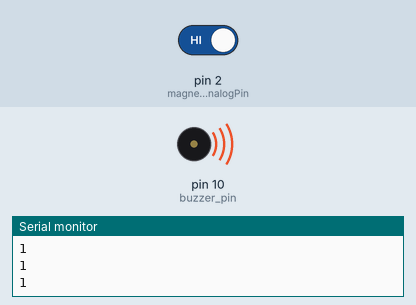
This sketch was run on a simulated Arduino Uno, built with avr-gcc and run on an emulated ATmega328P. On the bench: buzzer (waves = sounding), the last lines printed to the serial monitor. The inputs (shaded band) are chosen by the test bench; at power-on: pin 2 (magneticSensorAnalogPin) HIGH.

Above: at 4.8 s.
4.9 s: pin 2 (magneticSensorAnalogPin) driven LOW
At 5.3 s:
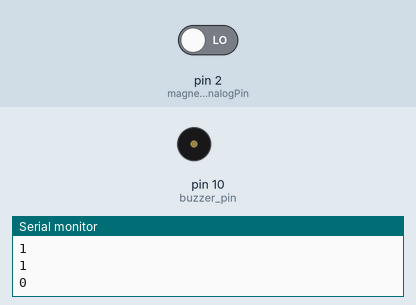
6.5 s: pin 2 (magneticSensorAnalogPin) driven HIGH
At 9.7 s:
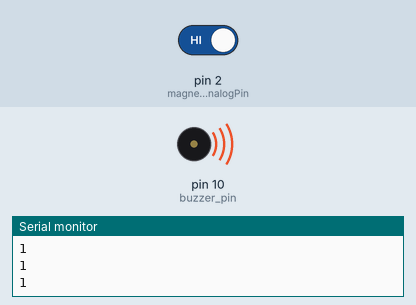
Timing chart, 0 to 15.5 s (numbered marks = the images above; inputs shaded):
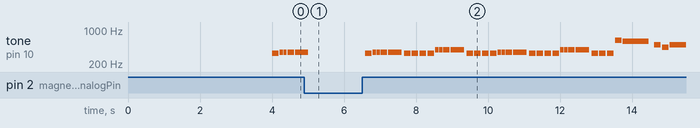

The sketch:

open_door_magnetic_v1.ino
```cpp
#include <LowPower.h>
#include <pitches.h>

#define NO_SOUND 0 // make the rests in music
//array of notes
int melody[] = {
  /*NOTE_G4,NOTE_G4,NO_SOUND,NOTE_G4,NOTE_G4,NO_SOUND,NOTE_G4,NOTE_G4,NOTE_G4,NOTE_G4,NOTE_G4,
    NOTE_B3,NOTE_G3,NOTE_C4,NOTE_G3,NOTE_CS4,NOTE_G3,NOTE_C4,NOTE_G3,NOTE_B3,NOTE_G3,NOTE_C4,NOTE_G3,NOTE_CS4,NOTE_G3,NOTE_C4,NOTE_G3,
    NOTE_E4,NOTE_F4,NOTE_F4,NOTE_F4,NOTE_F4,NOTE_E4,NOTE_E4,NOTE_E4,
    NOTE_E4,NOTE_G4,NOTE_G4,NOTE_G4,NOTE_G4,NOTE_E4,NOTE_E4,NOTE_E4,*/

  NOTE_E4, NOTE_F4, NOTE_F4, NOTE_F4, NOTE_F4, NOTE_E4, NOTE_E4, NOTE_E4,
  NOTE_E4, NOTE_G4, NOTE_G4, NOTE_G4, NOTE_G4, NOTE_E4, NOTE_E4, NOTE_E4,
  NOTE_E4, NOTE_F4, NOTE_F4, NOTE_F4, NOTE_F4, NOTE_E4, NOTE_E4, NOTE_E4,
  NOTE_E4, NOTE_G4, NOTE_G4, NOTE_G4, NOTE_G4, NOTE_E4, NOTE_E4, NOTE_E4,
  NOTE_DS5, NOTE_D5, NOTE_B4, NOTE_A4, NOTE_B4,
  NOTE_E4, NOTE_G4, NOTE_DS5, NOTE_D5, NOTE_G4, NOTE_B4,
  NOTE_B4, NOTE_FS5, NOTE_F5, NOTE_B4, NOTE_D5, NOTE_AS5,
  NOTE_A5, NOTE_F5, NOTE_A5, NOTE_DS6, NOTE_D6, NO_SOUND
};

// note duration: 1 = whole note, 2 = half note, 4 = quarter note, 8 = eighth note, etc.
int noteDurations[] = {
  /*8,8,2,8,8,2,16,8,16,8,8,
    2,4,2,4,2,4,2,4,2,4,2,4,2,4,2,4,
    8,16,16,8,4,8,8,8,
    8,16,16,8,4,8,8,8,*/
  8, 16, 16, 8, 4, 8, 8, 8,
  8, 16, 16, 8, 4, 8, 8, 8,
  8, 16, 16, 8, 4, 8, 8, 8,
  8, 16, 16, 8, 4, 8, 8, 8,
  8, 2, 8, 8, 1,
  8, 4, 8, 4, 8, 8,
  8, 8, 4, 8, 4, 8,
  4, 8, 4, 8, 3
};

const int pace = 1450; // change pace of music("speedy")


const int duration = 500;  // 500 miliseconds
const int buzzer_pin = 10;
const int magneticSensorAnalogPin = 2;
const int sec_delay = 1;
const int sec_check_delay = 1;

void setup() {
  Serial.begin(9600);
  pinMode(magneticSensorAnalogPin, INPUT_PULLUP);
}

void alarm() {
  while (true) {
    play_melodey();
    delay(1500);
    if (not shouldBeep()) {
      return;
    }
  }
}
void play_melodey()
{
  for (int Note = 0; Note < 54; Note++) { //counter of Notes (54 limit the array)
    int duration = pace / noteDurations[Note]; //Adjust duration with the pace of music
    tone(buzzer_pin, melody[Note], duration); //Play note

    if (not shouldBeep()) {
      noTone(buzzer_pin);
      return;
    }
    // to distinguish the notes, set a minimum time between them.
    delay(duration * 1.2);
  }

}

int voltageCheck() {
  return digitalRead(magneticSensorAnalogPin);
}
bool shouldBeep()
{
  int voltageLevel = voltageCheck();
  Serial.println(voltageLevel);
  return voltageLevel == HIGH;
}

void loop() {
  if (shouldBeep())
  {
    LowPower.idle(SLEEP_4S, ADC_OFF, TIMER5_OFF, TIMER4_OFF, TIMER3_OFF,
                  TIMER2_OFF, TIMER1_OFF, TIMER0_OFF, SPI_OFF, USART3_OFF,
                  USART2_OFF, USART1_OFF, USART0_OFF, TWI_OFF);
    if (shouldBeep()) {
      alarm();
    }
  }

  LowPower.idle(SLEEP_8S, ADC_OFF, TIMER5_OFF, TIMER4_OFF, TIMER3_OFF,
                TIMER2_OFF, TIMER1_OFF, TIMER0_OFF, SPI_OFF, USART3_OFF,
                USART2_OFF, USART1_OFF, USART0_OFF, TWI_OFF);

}
```

Measured:
- after the input at 4.9 s, tone on pin 10 (buzzer_pin): goes on until 5.0 s, then stays silent
- after the input at 6.5 s, tone on pin 10 (buzzer_pin): plays 330 Hz for 0.18 s, 349 Hz for 0.09 s, 349 Hz for 0.09 s, 349 Hz for 0.18 s, 349 Hz for 0.36 s, 330 Hz for 0.18 s … (37 notes in this stretch), starting after 0.09 s
- by itself, tone on pin 10 (buzzer_pin): plays 330 Hz for 0.18 s, 349 Hz for 0.09 s, 349 Hz for 0.09 s, 349 Hz for 0.18 s, 349 Hz for 0.25 s
